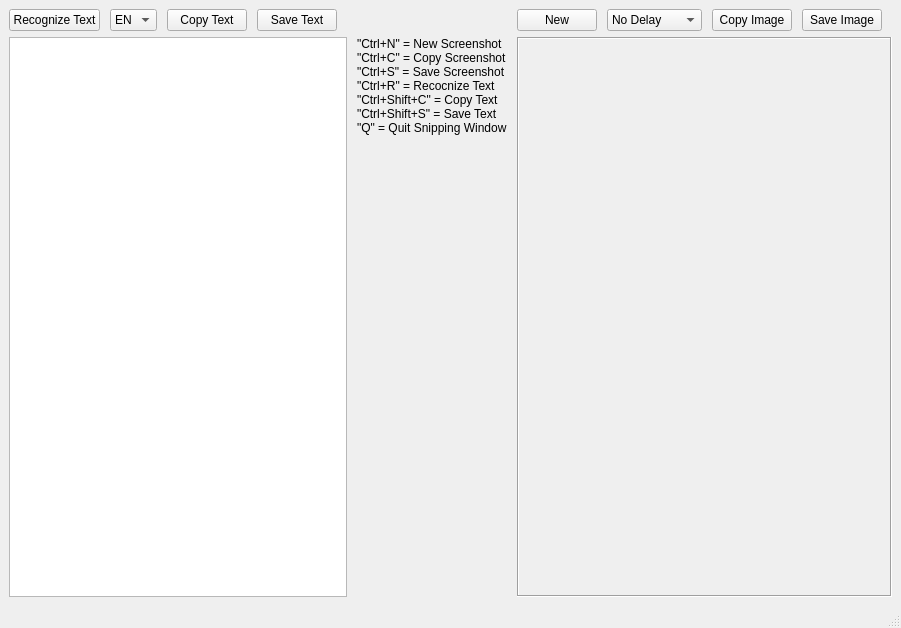
<?xml version="1.0" encoding="UTF-8"?>
<ui version="4.0">
 <class>MainWindow</class>
 <widget class="QMainWindow" name="MainWindow">
  <property name="geometry">
   <rect>
    <x>0</x>
    <y>0</y>
    <width>830</width>
    <height>628</height>
   </rect>
  </property>
  <property name="windowTitle">
   <string>MainWindow</string>
  </property>
  <widget class="QWidget" name="centralwidget">
   <layout class="QGridLayout" name="gridLayout_2">
    <item row="0" column="0">
     <layout class="QGridLayout" name="gridLayout">
      <property name="horizontalSpacing">
       <number>10</number>
      </property>
      <item row="0" column="0">
       <widget class="QPushButton" name="btn_recTxt">
        <property name="text">
         <string>Recognize Text</string>
        </property>
       </widget>
      </item>
      <item row="1" column="0" colspan="5">
       <widget class="QTextEdit" name="te_textResult">
        <property name="html">
         <string>&lt;!DOCTYPE HTML PUBLIC &quot;-//W3C//DTD HTML 4.0//EN&quot; &quot;http://www.w3.org/TR/REC-html40/strict.dtd&quot;&gt;
&lt;html&gt;&lt;head&gt;&lt;meta name=&quot;qrichtext&quot; content=&quot;1&quot; /&gt;&lt;style type=&quot;text/css&quot;&gt;
p, li { white-space: pre-wrap; }
&lt;/style&gt;&lt;/head&gt;&lt;body style=&quot; font-family:'MS Shell Dlg 2'; font-size:8.25pt; font-weight:400; font-style:normal;&quot;&gt;
&lt;p style=&quot;-qt-paragraph-type:empty; margin-top:0px; margin-bottom:0px; margin-left:0px; margin-right:0px; -qt-block-indent:0; text-indent:0px;&quot;&gt;&lt;br /&gt;&lt;/p&gt;&lt;/body&gt;&lt;/html&gt;</string>
        </property>
       </widget>
      </item>
      <item row="1" column="6" colspan="5">
       <widget class="QLabel" name="lbl_screenshot">
        <property name="frameShape">
         <enum>QFrame::Box</enum>
        </property>
        <property name="frameShadow">
         <enum>QFrame::Sunken</enum>
        </property>
        <property name="text">
         <string/>
        </property>
        <property name="pixmap">
         <pixmap>D:/hasdf.png</pixmap>
        </property>
        <property name="alignment">
         <set>Qt::AlignLeading|Qt::AlignLeft|Qt::AlignTop</set>
        </property>
       </widget>
      </item>
      <item row="0" column="9">
       <widget class="QPushButton" name="btn_saveImg">
        <property name="text">
         <string>Save Image</string>
        </property>
       </widget>
      </item>
      <item row="0" column="2">
       <widget class="QPushButton" name="btn_copyTxt">
        <property name="text">
         <string>Copy Text</string>
        </property>
       </widget>
      </item>
      <item row="0" column="8">
       <widget class="QPushButton" name="btn_copyImg">
        <property name="text">
         <string>Copy Image</string>
        </property>
       </widget>
      </item>
      <item row="0" column="7">
       <widget class="QComboBox" name="cb_delay">
        <item>
         <property name="text">
          <string>No Delay</string>
         </property>
        </item>
        <item>
         <property name="text">
          <string>1 Second</string>
         </property>
        </item>
        <item>
         <property name="text">
          <string>3 Seconds</string>
         </property>
        </item>
        <item>
         <property name="text">
          <string>5 Seconds</string>
         </property>
        </item>
        <item>
         <property name="text">
          <string>10 Seconds</string>
         </property>
        </item>
        <item>
         <property name="text">
          <string>30 Seconds</string>
         </property>
        </item>
       </widget>
      </item>
      <item row="0" column="10">
       <spacer name="horizontalSpacer_2">
        <property name="orientation">
         <enum>Qt::Horizontal</enum>
        </property>
        <property name="sizeHint" stdset="0">
         <size>
          <width>40</width>
          <height>20</height>
         </size>
        </property>
       </spacer>
      </item>
      <item row="0" column="3">
       <widget class="QPushButton" name="btn_saveTxt">
        <property name="text">
         <string>Save Text</string>
        </property>
       </widget>
      </item>
      <item row="0" column="4">
       <spacer name="horizontalSpacer">
        <property name="orientation">
         <enum>Qt::Horizontal</enum>
        </property>
        <property name="sizeHint" stdset="0">
         <size>
          <width>40</width>
          <height>20</height>
         </size>
        </property>
       </spacer>
      </item>
      <item row="0" column="1">
       <widget class="QComboBox" name="cb_recLanguage">
        <item>
         <property name="text">
          <string>EN</string>
         </property>
        </item>
        <item>
         <property name="text">
          <string>DE</string>
         </property>
        </item>
        <item>
         <property name="text">
          <string>FR</string>
         </property>
        </item>
       </widget>
      </item>
      <item row="0" column="6">
       <widget class="QPushButton" name="btn_newSnip">
        <property name="text">
         <string>New</string>
        </property>
       </widget>
      </item>
      <item row="1" column="5">
       <widget class="QLabel" name="label">
        <property name="text">
         <string>&quot;Ctrl+N&quot; = New Screenshot
&quot;Ctrl+C&quot; = Copy Screenshot
&quot;Ctrl+S&quot; = Save Screenshot
&quot;Ctrl+R&quot; = Recocnize Text
&quot;Ctrl+Shift+C&quot; = Copy Text
&quot;Ctrl+Shift+S&quot; = Save Text
&quot;Q&quot; = Quit Snipping Window</string>
        </property>
        <property name="alignment">
         <set>Qt::AlignLeading|Qt::AlignLeft|Qt::AlignTop</set>
        </property>
       </widget>
      </item>
     </layout>
    </item>
   </layout>
  </widget>
  <widget class="QStatusBar" name="statusbar"/>
 </widget>
 <resources/>
 <connections/>
</ui>
